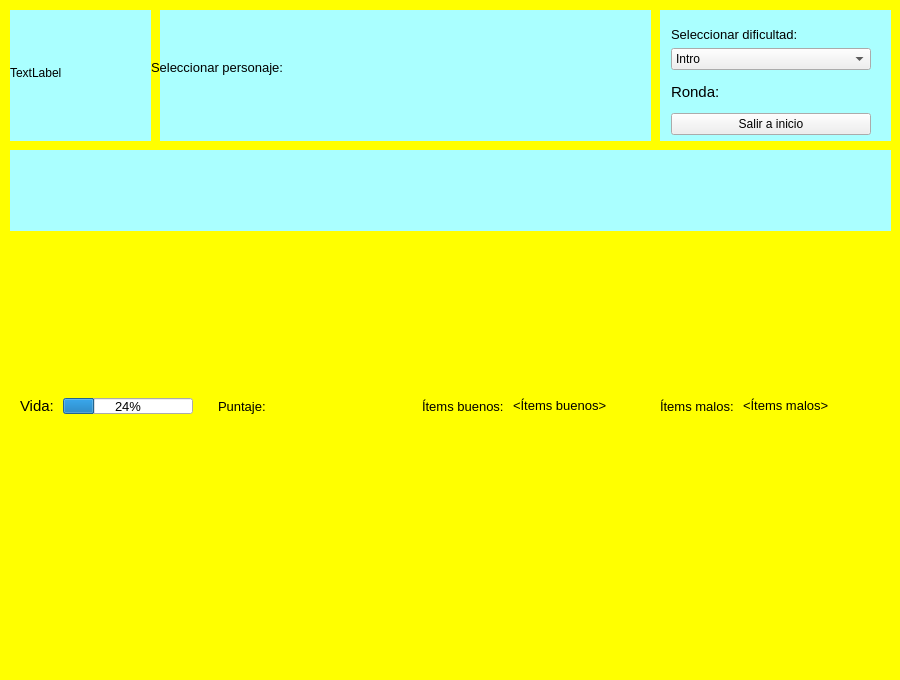
<?xml version="1.0" encoding="UTF-8"?>
<ui version="4.0">
 <class>MainWindow</class>
 <widget class="QMainWindow" name="MainWindow">
  <property name="geometry">
   <rect>
    <x>0</x>
    <y>0</y>
    <width>900</width>
    <height>680</height>
   </rect>
  </property>
  <property name="minimumSize">
   <size>
    <width>900</width>
    <height>680</height>
   </size>
  </property>
  <property name="maximumSize">
   <size>
    <width>900</width>
    <height>680</height>
   </size>
  </property>
  <property name="windowTitle">
   <string>MainWindow</string>
  </property>
  <property name="windowOpacity">
   <double>1.000000000000000</double>
  </property>
  <property name="styleSheet">
   <string notr="true"/>
  </property>
  <widget class="QWidget" name="centralwidget">
   <widget class="QWidget" name="verticalLayoutWidget">
    <property name="geometry">
     <rect>
      <x>10</x>
      <y>10</y>
      <width>881</width>
      <height>661</height>
     </rect>
    </property>
    <layout class="QVBoxLayout" name="layout_principal" stretch="0,1">
     <item>
      <layout class="QHBoxLayout" name="horizontalLayout_2" stretch="0,0,0">
       <property name="sizeConstraint">
        <enum>QLayout::SetMinimumSize</enum>
       </property>
       <item alignment="Qt::AlignLeft">
        <widget class="QLabel" name="label_logo">
         <property name="minimumSize">
          <size>
           <width>125</width>
           <height>125</height>
          </size>
         </property>
         <property name="maximumSize">
          <size>
           <width>125</width>
           <height>125</height>
          </size>
         </property>
         <property name="text">
          <string>TextLabel</string>
         </property>
         <property name="scaledContents">
          <bool>true</bool>
         </property>
        </widget>
       </item>
       <item>
        <layout class="QVBoxLayout" name="verticalLayout_4">
         <property name="leftMargin">
          <number>10</number>
         </property>
         <item alignment="Qt::AlignLeft">
          <widget class="QLabel" name="label_11">
           <property name="maximumSize">
            <size>
             <width>478</width>
             <height>16777215</height>
            </size>
           </property>
           <property name="font">
            <font>
             <pointsize>10</pointsize>
            </font>
           </property>
           <property name="text">
            <string>Seleccionar personaje:</string>
           </property>
          </widget>
         </item>
         <item>
          <layout class="QHBoxLayout" name="horizontalLayout_7" stretch="1,2,2,1">
           <property name="leftMargin">
            <number>50</number>
           </property>
           <property name="rightMargin">
            <number>50</number>
           </property>
           <property name="bottomMargin">
            <number>10</number>
           </property>
           <item>
            <layout class="QVBoxLayout" name="layout_homero">
             <property name="rightMargin">
              <number>8</number>
             </property>
            </layout>
           </item>
           <item>
            <layout class="QVBoxLayout" name="layout_lisa">
             <property name="rightMargin">
              <number>8</number>
             </property>
            </layout>
           </item>
           <item>
            <layout class="QVBoxLayout" name="layout_moe">
             <property name="rightMargin">
              <number>8</number>
             </property>
            </layout>
           </item>
           <item>
            <layout class="QVBoxLayout" name="layout_krusty">
             <property name="rightMargin">
              <number>8</number>
             </property>
            </layout>
           </item>
          </layout>
         </item>
        </layout>
       </item>
       <item>
        <layout class="QVBoxLayout" name="verticalLayout_5">
         <property name="leftMargin">
          <number>30</number>
         </property>
         <property name="rightMargin">
          <number>20</number>
         </property>
         <item alignment="Qt::AlignBottom">
          <widget class="QLabel" name="label_12">
           <property name="minimumSize">
            <size>
             <width>200</width>
             <height>0</height>
            </size>
           </property>
           <property name="maximumSize">
            <size>
             <width>200</width>
             <height>16777215</height>
            </size>
           </property>
           <property name="font">
            <font>
             <pointsize>10</pointsize>
            </font>
           </property>
           <property name="autoFillBackground">
            <bool>false</bool>
           </property>
           <property name="text">
            <string>Seleccionar dificultad:</string>
           </property>
          </widget>
         </item>
         <item>
          <widget class="QComboBox" name="dificultad">
           <property name="maximumSize">
            <size>
             <width>200</width>
             <height>16777215</height>
            </size>
           </property>
           <property name="editable">
            <bool>false</bool>
           </property>
           <property name="currentText">
            <string>Intro</string>
           </property>
           <item>
            <property name="text">
             <string>Intro</string>
            </property>
           </item>
           <item>
            <property name="text">
             <string>Avanzada</string>
            </property>
           </item>
          </widget>
         </item>
         <item>
          <layout class="QHBoxLayout" name="horizontalLayout_6">
           <item>
            <widget class="QLabel" name="label_4">
             <property name="maximumSize">
              <size>
               <width>96</width>
               <height>16777215</height>
              </size>
             </property>
             <property name="font">
              <font>
               <pointsize>11</pointsize>
              </font>
             </property>
             <property name="text">
              <string>Ronda:</string>
             </property>
            </widget>
           </item>
           <item>
            <widget class="QLabel" name="label_ronda">
             <property name="maximumSize">
              <size>
               <width>96</width>
               <height>16777215</height>
              </size>
             </property>
             <property name="font">
              <font>
               <pointsize>11</pointsize>
              </font>
             </property>
             <property name="text">
              <string>&lt;ronda&gt;</string>
             </property>
            </widget>
           </item>
          </layout>
         </item>
         <item>
          <widget class="QPushButton" name="boton_salir">
           <property name="minimumSize">
            <size>
             <width>200</width>
             <height>0</height>
            </size>
           </property>
           <property name="maximumSize">
            <size>
             <width>200</width>
             <height>16777215</height>
            </size>
           </property>
           <property name="text">
            <string>Salir a inicio</string>
           </property>
          </widget>
         </item>
        </layout>
       </item>
      </layout>
     </item>
     <item>
      <layout class="QHBoxLayout" name="horizontalLayout" stretch="0,1,0,0,1,0,1,0,1">
       <property name="spacing">
        <number>9</number>
       </property>
       <property name="sizeConstraint">
        <enum>QLayout::SetDefaultConstraint</enum>
       </property>
       <property name="leftMargin">
        <number>10</number>
       </property>
       <property name="rightMargin">
        <number>10</number>
       </property>
       <item>
        <widget class="QLabel" name="label_2">
         <property name="font">
          <font>
           <pointsize>11</pointsize>
          </font>
         </property>
         <property name="text">
          <string>Vida:</string>
         </property>
        </widget>
       </item>
       <item>
        <widget class="QProgressBar" name="barra_vida">
         <property name="sizePolicy">
          <sizepolicy hsizetype="Preferred" vsizetype="Fixed">
           <horstretch>0</horstretch>
           <verstretch>0</verstretch>
          </sizepolicy>
         </property>
         <property name="minimumSize">
          <size>
           <width>130</width>
           <height>16</height>
          </size>
         </property>
         <property name="maximumSize">
          <size>
           <width>130</width>
           <height>16</height>
          </size>
         </property>
         <property name="font">
          <font>
           <pointsize>10</pointsize>
          </font>
         </property>
         <property name="value">
          <number>24</number>
         </property>
        </widget>
       </item>
       <item>
        <widget class="QLabel" name="label_9">
         <property name="text">
          <string/>
         </property>
        </widget>
       </item>
       <item>
        <widget class="QLabel" name="label_3">
         <property name="font">
          <font>
           <pointsize>10</pointsize>
          </font>
         </property>
         <property name="text">
          <string>Puntaje:</string>
         </property>
        </widget>
       </item>
       <item>
        <widget class="QLabel" name="label_puntaje">
         <property name="maximumSize">
          <size>
           <width>16777215</width>
           <height>100</height>
          </size>
         </property>
         <property name="font">
          <font>
           <pointsize>10</pointsize>
          </font>
         </property>
         <property name="text">
          <string>&lt;puntaje&gt;</string>
         </property>
        </widget>
       </item>
       <item>
        <widget class="QLabel" name="label_5">
         <property name="font">
          <font>
           <pointsize>10</pointsize>
          </font>
         </property>
         <property name="text">
          <string>Ítems buenos:</string>
         </property>
        </widget>
       </item>
       <item>
        <widget class="QLabel" name="label_items_buenos">
         <property name="font">
          <font>
           <pointsize>10</pointsize>
          </font>
         </property>
         <property name="text">
          <string>&lt;Ítems buenos&gt;</string>
         </property>
        </widget>
       </item>
       <item>
        <widget class="QLabel" name="label_7">
         <property name="font">
          <font>
           <pointsize>10</pointsize>
          </font>
         </property>
         <property name="text">
          <string>Ítems malos:</string>
         </property>
        </widget>
       </item>
       <item>
        <widget class="QLabel" name="label_items_malos">
         <property name="font">
          <font>
           <pointsize>10</pointsize>
          </font>
         </property>
         <property name="text">
          <string>&lt;Ítems malos&gt;</string>
         </property>
        </widget>
       </item>
      </layout>
     </item>
    </layout>
   </widget>
   <widget class="QLabel" name="fondo_celeste">
    <property name="geometry">
     <rect>
      <x>0</x>
      <y>0</y>
      <width>911</width>
      <height>681</height>
     </rect>
    </property>
    <property name="styleSheet">
     <string notr="true">background-color: rgb(255, 255, 0);</string>
    </property>
    <property name="text">
     <string/>
    </property>
   </widget>
   <widget class="QLabel" name="label">
    <property name="geometry">
     <rect>
      <x>10</x>
      <y>10</y>
      <width>141</width>
      <height>131</height>
     </rect>
    </property>
    <property name="styleSheet">
     <string notr="true">background-color: rgb(170, 255, 255);
border-color: rgb(0, 255, 255);</string>
    </property>
    <property name="text">
     <string/>
    </property>
   </widget>
   <widget class="QLabel" name="label_logo_2">
    <property name="geometry">
     <rect>
      <x>160</x>
      <y>10</y>
      <width>491</width>
      <height>131</height>
     </rect>
    </property>
    <property name="minimumSize">
     <size>
      <width>125</width>
      <height>125</height>
     </size>
    </property>
    <property name="maximumSize">
     <size>
      <width>1000</width>
      <height>1000</height>
     </size>
    </property>
    <property name="styleSheet">
     <string notr="true">background-color: rgb(170, 255, 255);
gridline-color: rgb(170, 170, 255);
border-color: rgb(0, 170, 255);</string>
    </property>
    <property name="text">
     <string/>
    </property>
    <property name="scaledContents">
     <bool>true</bool>
    </property>
   </widget>
   <widget class="QLabel" name="label_6">
    <property name="geometry">
     <rect>
      <x>660</x>
      <y>10</y>
      <width>231</width>
      <height>131</height>
     </rect>
    </property>
    <property name="styleSheet">
     <string notr="true">background-color: rgb(170, 255, 255);</string>
    </property>
    <property name="text">
     <string/>
    </property>
   </widget>
   <widget class="QLabel" name="label_8">
    <property name="geometry">
     <rect>
      <x>10</x>
      <y>150</y>
      <width>881</width>
      <height>81</height>
     </rect>
    </property>
    <property name="styleSheet">
     <string notr="true">background-color: rgb(170, 255, 255);</string>
    </property>
    <property name="text">
     <string/>
    </property>
   </widget>
   <zorder>fondo_celeste</zorder>
   <zorder>label_8</zorder>
   <zorder>label_6</zorder>
   <zorder>label_logo_2</zorder>
   <zorder>label</zorder>
   <zorder>verticalLayoutWidget</zorder>
  </widget>
 </widget>
 <resources/>
 <connections/>
</ui>
